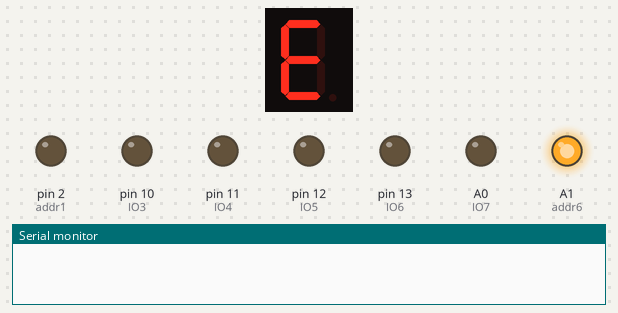
Recording of a sketch running on a simulated Arduino Uno, built with avr-gcc and run on an emulated ATmega328P. Shown: 1-digit seven-segment display, output pins drawn as LEDs (lit = HIGH), the last lines printed to the serial monitor. Wiring (inferred from the names in the program): 1-digit 7-segment display, segments lit when LOW: segments pin 9, pin 8, pin 7, pin 6, pin 5, pin 4, pin 3. The segment pins are drawn as the display they are named for; pins used as bus, display or sensor lines are not drawn.

Above: at 0.1 s.
At 4.3 s:
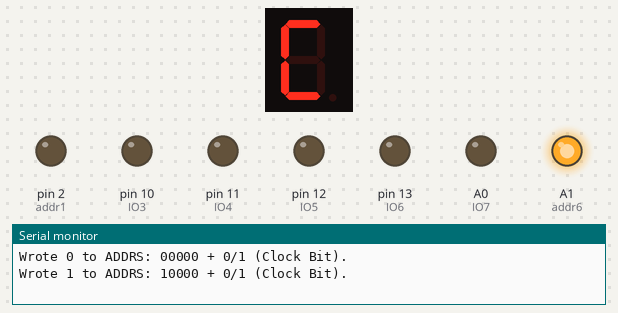
At 9.5 s:
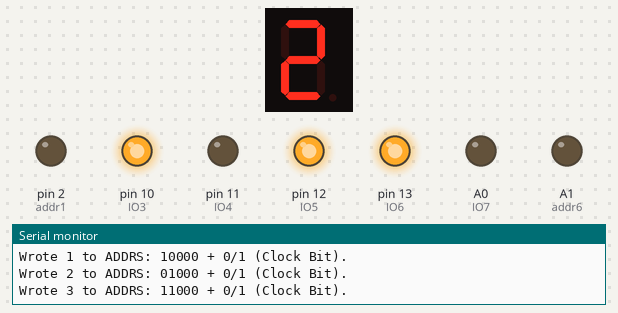
At 19.0 s:
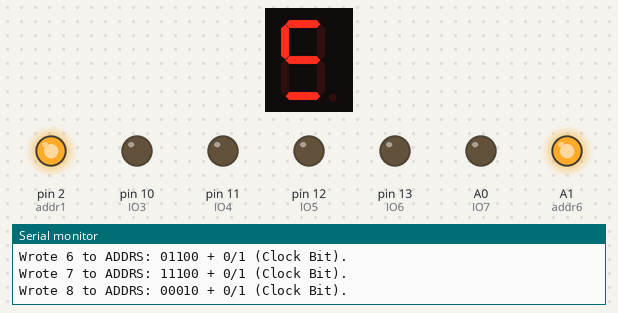
At 28.4 s:
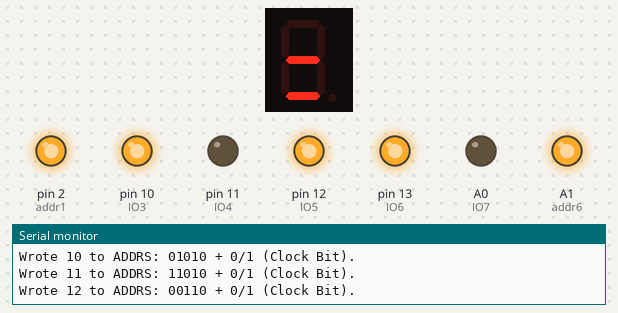
At 38.9 s:
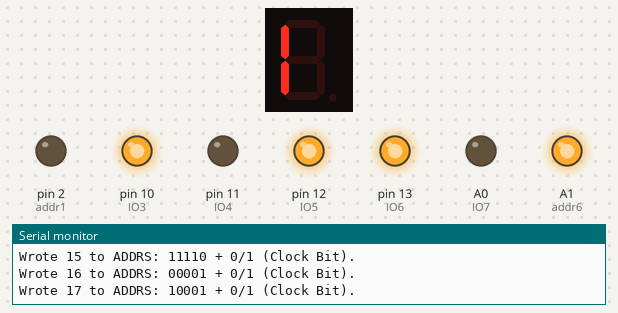
Timing chart, 0 to 40.0 s (numbered marks = the images above):
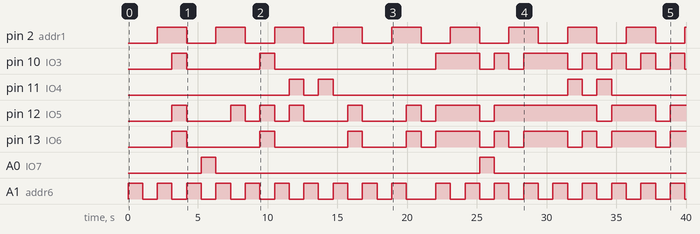

Measured:
- by itself, pin 2 (addr1): alternates HIGH for 2.1 s and LOW for 2.1 s
- by itself, pin 10 (IO3): LOW → HIGH at 3.2 s, → LOW 1.1 s later, → HIGH 5.3 s later, → LOW 1.1 s later, … (18 changes in this stretch)
- by itself, pin 11 (IO4): LOW → HIGH at 11.6 s, → LOW 1.1 s later, → HIGH 1.1 s later, → LOW 1.1 s later, … (8 changes in this stretch)
- by itself, pin 12 (IO5): LOW → HIGH at 3.2 s, → LOW 1.1 s later, → HIGH 3.2 s later, → LOW 1.1 s later, … (19 changes in this stretch)
- by itself, pin 13 (IO6): LOW → HIGH at 3.2 s, → LOW 1.1 s later, → HIGH 5.3 s later, → LOW 1.1 s later, … (19 changes in this stretch)
- by itself, A0 (IO7): alternates HIGH for 1.1 s and LOW for 18.9 s
- by itself, A1 (addr6): goes 9 × (HIGH 1.1 s, LOW 1.1 s), HIGH 1.1 s, LOW 2.1 s, 8 × (HIGH 1.1 s, LOW 1.1 s), HIGH 1.1 s, then LOW

The sketch:

programmer.ino
```cpp
int WE = 7; //Write enable pin
int addr1=2, addr2=3, addr3=4, addr4=5, addr5=6, addr6=A1; //Address pins that this program will write to on the EEPROM. Any other pin not referanced should be tied to ground
int IO1=8, IO2=9, IO3=10, IO4=11, IO5=12, IO6=13, IO7=A0; //The input pins for the EEPROM. Every IO pin that wasn't referanced should be tied to ground
int loop_stop = 0; //this stops the programmer from re-running
int digit1 = 0, digit2 = 0;

void setup() {
  Serial.begin(9600);

  pinMode(WE,OUTPUT);
  digitalWrite(WE, HIGH);

  pinMode(addr1, OUTPUT);
  pinMode(addr2, OUTPUT);
  pinMode(addr3, OUTPUT);
  pinMode(addr4, OUTPUT);
  pinMode(addr5, OUTPUT);
  pinMode(addr6, OUTPUT);

  pinMode(IO1, OUTPUT);
  pinMode(IO2, OUTPUT);
  pinMode(IO3, OUTPUT);
  pinMode(IO4, OUTPUT);
  pinMode(IO5, OUTPUT);
  pinMode(IO6, OUTPUT);
  pinMode(IO7, OUTPUT);
}

void writetoEEPROM(){ //this will enable the write bit to EEPROM
  digitalWrite(WE, HIGH);
  delay(1000);
  digitalWrite(WE, LOW);
  delay(50);
  digitalWrite(WE,HIGH);
}

void IO_SevenSegSet(int number) { //this will set the values in the given addr for Seven segment display
// _________
//|    c    |
//|  -----  |
//|b|     |d|
//| |     | |
//|  --a--  |
//|e|     |g|
//| |     | |
//|  --f--  |
//|_________|
//
  if (number == 0) {
    digitalWrite(IO1, HIGH); //a
    digitalWrite(IO2, LOW); //b
    digitalWrite(IO3, LOW); //c
    digitalWrite(IO4, LOW); //d
    digitalWrite(IO5, LOW); //e
    digitalWrite(IO6, LOW); //f
    digitalWrite(IO7, LOW); //g
  } else if (number == 1) {
    digitalWrite(IO1, HIGH); //a
    digitalWrite(IO2, HIGH); //b
    digitalWrite(IO3, HIGH); //c
    digitalWrite(IO4, LOW); //d
    digitalWrite(IO5, HIGH); //e
    digitalWrite(IO6, HIGH); //f
    digitalWrite(IO7, LOW); //g
  } else if (number == 2) {
    digitalWrite(IO1, LOW); //a
    digitalWrite(IO2, HIGH); //b
    digitalWrite(IO3, LOW); //c
    digitalWrite(IO4, LOW); //d
    digitalWrite(IO5, LOW); //e
    digitalWrite(IO6, LOW); //f
    digitalWrite(IO7, HIGH); //g
  } else if (number == 3) {
    digitalWrite(IO1, LOW); //a
    digitalWrite(IO2, HIGH); //b
    digitalWrite(IO3, LOW); //c
    digitalWrite(IO4, LOW); //d
    digitalWrite(IO5, HIGH); //e
    digitalWrite(IO6, LOW); //f
    digitalWrite(IO7, LOW); //g
  } else if (number == 4) {
    digitalWrite(IO1, LOW); //a
    digitalWrite(IO2, LOW); //b
    digitalWrite(IO3, HIGH); //c
    digitalWrite(IO4, LOW); //d
    digitalWrite(IO5, HIGH); //e
    digitalWrite(IO6, HIGH); //f
    digitalWrite(IO7, LOW); //g
  } else if (number == 5) {
    digitalWrite(IO1, LOW); //a
    digitalWrite(IO2, LOW); //b
    digitalWrite(IO3, LOW); //c
    digitalWrite(IO4, HIGH); //d
    digitalWrite(IO5, HIGH); //e
    digitalWrite(IO6, LOW); //f
    digitalWrite(IO7, LOW); //g
  } else if (number == 6) {
    digitalWrite(IO1, LOW); //a
    digitalWrite(IO2, LOW); //b
    digitalWrite(IO3, LOW); //c
    digitalWrite(IO4, HIGH); //d
    digitalWrite(IO5, LOW); //e
    digitalWrite(IO6, LOW); //f
    digitalWrite(IO7, LOW); //g
  } else if (number == 7) {
    digitalWrite(IO1, HIGH); //a
    digitalWrite(IO2, HIGH); //b
    digitalWrite(IO3, LOW); //c
    digitalWrite(IO4, LOW); //d
    digitalWrite(IO5, HIGH); //e
    digitalWrite(IO6, HIGH); //f
    digitalWrite(IO7, LOW); //g
  } else if (number == 8) {
    digitalWrite(IO1, LOW); //a
    digitalWrite(IO2, LOW); //b
    digitalWrite(IO3, LOW); //c
    digitalWrite(IO4, LOW); //d
    digitalWrite(IO5, LOW); //e
    digitalWrite(IO6, LOW); //f
    digitalWrite(IO7, LOW); //g
  } else if (number == 9) {
    digitalWrite(IO1, LOW); //a
    digitalWrite(IO2, LOW); //b
    digitalWrite(IO3, LOW); //c
    digitalWrite(IO4, LOW); //d
    digitalWrite(IO5, HIGH); //e
    digitalWrite(IO6, HIGH); //f
    digitalWrite(IO7, LOW); //g
  } else {
    digitalWrite(IO1, LOW); //a
    digitalWrite(IO2, HIGH); //b
    digitalWrite(IO3, HIGH); //c
    digitalWrite(IO4, HIGH); //d
    digitalWrite(IO5, HIGH); //e
    digitalWrite(IO6, HIGH); //f
    digitalWrite(IO7, HIGH); //g
  }
}

void ADDR_Set(int addr, int addrbit) { //this is for the addrs. addrbit must be a binary value
  int pinstate = 0;

  if (addrbit == 0)
    pinstate = 0;
  else
    pinstate = 1;

  if (addr == 0) //addr = 0 points to addr1
    digitalWrite(addr1,pinstate);
  else if (addr == 1) //addr = 0 points to addr1
    digitalWrite(addr2,pinstate);
  else if (addr == 2) //addr = 0 points to addr1
    digitalWrite(addr3,pinstate);
  else if (addr == 3) //addr = 0 points to addr1
    digitalWrite(addr4,pinstate);
  else if (addr == 4) //addr = 0 points to addr1
    digitalWrite(addr5,pinstate);
}

void loop() {
  for (int i=B00000; (i <= B11110) && loop_stop == 0; i++) { // loop until i reaches 30

    //this will set the binary value of i to the specific addresses on the EEPROM
    for (int x=0; x < 5; x++) {
      ADDR_Set(x, bitRead(i,x)); //x tells the function what addr to point to. bitRead gives the value to the addr
    }

    //There is a clock signal attached to a address pin on the EEPROM. This allows me to use 1 EEPROM to be attached to 2 seven segment displays.
    //When the clock is LOW, it will display the first digit on the right display.
    //When the clock is HIGH, it will display the second digit on the left display. Since this is done really fast, the human eye cant see any flickering
    //This IF statment accounts for the clock
    if (i >= 10) {
      digit1 = i % 10; //lets say i= 14. this will get the 4
      digit2 = (i / 10) % 10; //this will get the 1

      digitalWrite(addr6,LOW); // when the calc is actually running, and it recieves a LOW on that specific addr, then that must mean the left segment display is off. So display a 4 on the right segment if i = 14, for example
      IO_SevenSegSet(digit1);
      writetoEEPROM();

      digitalWrite(addr6,HIGH); // when the clock is HIGH, the left segment display must be on. so display a 1 if i =14, for example
      IO_SevenSegSet(digit2);
      writetoEEPROM();
    } else { //if the number is below 10 (less than two digits, display a 0 on the left segment display
      digitalWrite(addr6,HIGH);
      IO_SevenSegSet(0);
      writetoEEPROM();

      digitalWrite(addr6,LOW);
      IO_SevenSegSet(i);
      writetoEEPROM();
    }

    Serial.print("Wrote ");
    Serial.print(i);
    Serial.print(" to ADDRS: ");
    for (int x=0; x < 5; x++) {
      Serial.print(bitRead(i,x));
    }
    Serial.print(" + 0/1 (Clock Bit)");
    Serial.println(".");

  }

  if (loop_stop == 0) { //This will stop the for loop
    Serial.println("**********************");
    Serial.println("*        Done        *");
    Serial.println("**********************");

    loop_stop = 1;
  }
}
```
